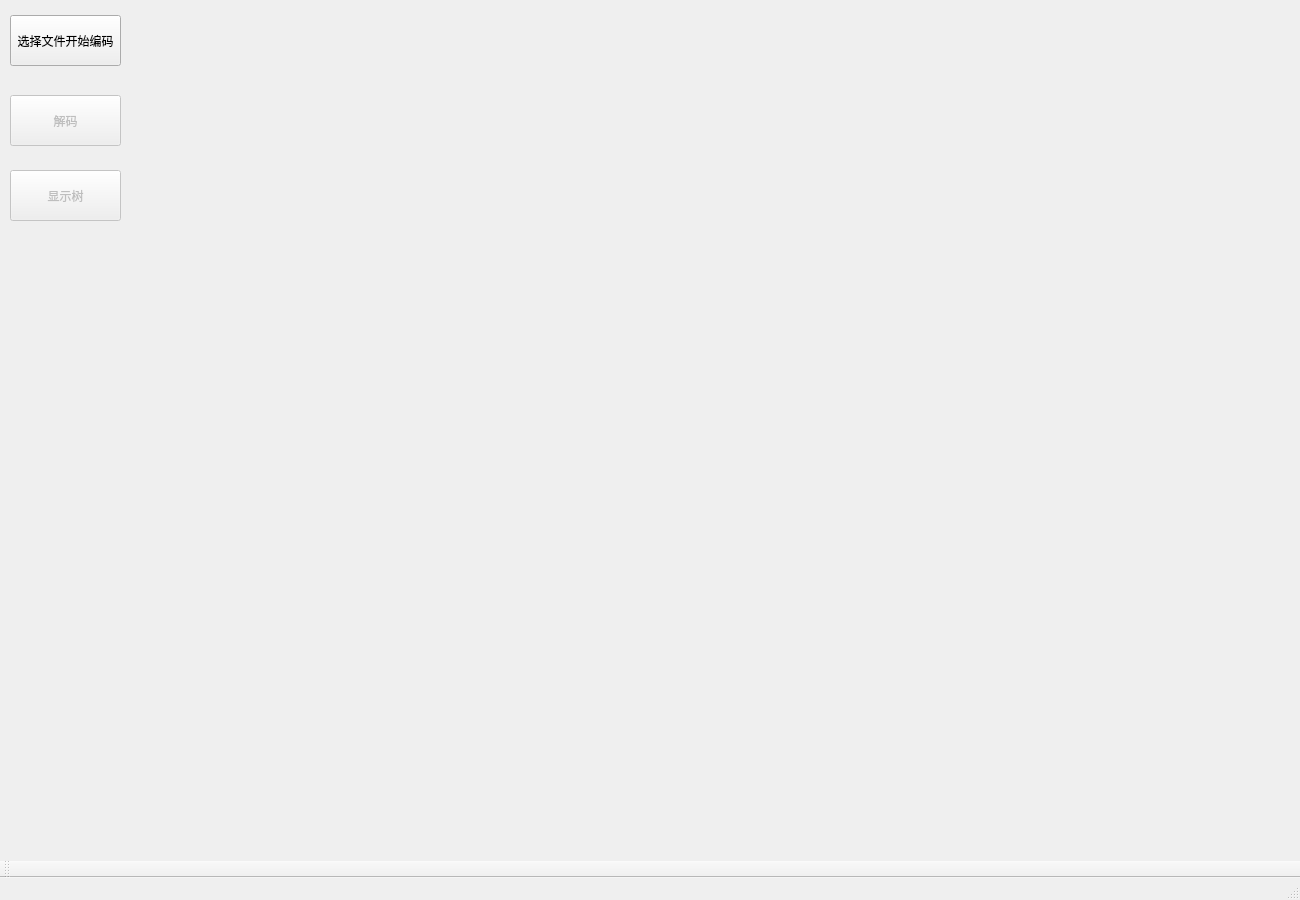
<?xml version="1.0" encoding="UTF-8"?>
<ui version="4.0">
 <class>CompressorClass</class>
 <widget class="QMainWindow" name="CompressorClass">
  <property name="geometry">
   <rect>
    <x>0</x>
    <y>0</y>
    <width>1300</width>
    <height>900</height>
   </rect>
  </property>
  <property name="sizePolicy">
   <sizepolicy hsizetype="Preferred" vsizetype="Preferred">
    <horstretch>0</horstretch>
    <verstretch>0</verstretch>
   </sizepolicy>
  </property>
  <property name="minimumSize">
   <size>
    <width>0</width>
    <height>0</height>
   </size>
  </property>
  <property name="maximumSize">
   <size>
    <width>100000</width>
    <height>100000</height>
   </size>
  </property>
  <property name="windowTitle">
   <string>Compressor</string>
  </property>
  <widget class="QWidget" name="centralWidget">
   <widget class="QPushButton" name="encoder">
    <property name="geometry">
     <rect>
      <x>10</x>
      <y>15</y>
      <width>111</width>
      <height>51</height>
     </rect>
    </property>
    <property name="text">
     <string>选择文件开始编码</string>
    </property>
   </widget>
   <widget class="QPushButton" name="decoder">
    <property name="enabled">
     <bool>false</bool>
    </property>
    <property name="geometry">
     <rect>
      <x>10</x>
      <y>95</y>
      <width>111</width>
      <height>51</height>
     </rect>
    </property>
    <property name="text">
     <string>解码</string>
    </property>
   </widget>
   <widget class="QPushButton" name="showTree">
    <property name="enabled">
     <bool>false</bool>
    </property>
    <property name="geometry">
     <rect>
      <x>10</x>
      <y>170</y>
      <width>111</width>
      <height>51</height>
     </rect>
    </property>
    <property name="text">
     <string>显示树</string>
    </property>
   </widget>
  </widget>
  <widget class="QMenuBar" name="menuBar">
   <property name="geometry">
    <rect>
     <x>0</x>
     <y>0</y>
     <width>1300</width>
     <height>23</height>
    </rect>
   </property>
  </widget>
  <widget class="QToolBar" name="mainToolBar">
   <attribute name="toolBarArea">
    <enum>BottomToolBarArea</enum>
   </attribute>
   <attribute name="toolBarBreak">
    <bool>false</bool>
   </attribute>
  </widget>
  <widget class="QStatusBar" name="statusBar"/>
 </widget>
 <layoutdefault spacing="6" margin="11"/>
 <resources>
  <include location="Compressor.qrc"/>
 </resources>
 <connections/>
</ui>
